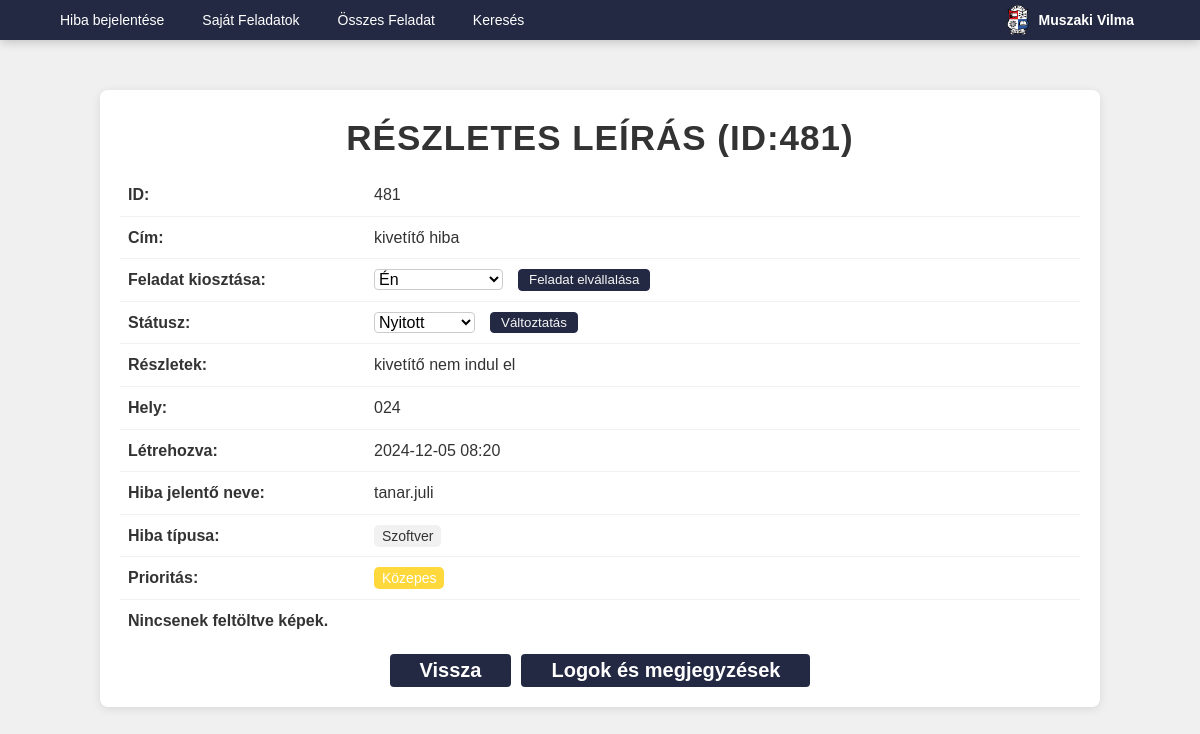
/details.php?id=481 (signed in), run on the app's committed database.
### tables this page shows
CREATE TABLE `reports` (
  `id` int(11) NOT NULL,
  `title` varchar(255) NOT NULL,
  `description` text NOT NULL,
  `created_at` datetime NOT NULL DEFAULT CURRENT_TIMESTAMP,
  `location` varchar(255) NOT NULL,
  `images` text DEFAULT NULL,
  `tags` varchar(255) DEFAULT 'Egyéb',
  `reported_by` int(255) DEFAULT NULL,
  `assigned_to` int(255) DEFAULT NULL,
  `report_status` varchar(50) DEFAULT NULL,
  `priority` int(11) DEFAULT NULL,
  `c_location` tinyint(1) DEFAULT 0 COMMENT '0=location,1=custom',
  `show_to_user` tinyint(1) DEFAULT 1
);

CREATE TABLE `users` (
  `user_id` int(11) NOT NULL,
  `username` varchar(255) NOT NULL,
  `password` varchar(255) NOT NULL,
  `group_id` int(11) DEFAULT NULL
);

### details.php (the view, shortened to what this page needs)
<?php
$backLink = 'index.php';
$rank = isset($_SESSION['rank']) ? $_SESSION['rank'] : null;
$formattedUsername = $_SESSION['formatted_username'];
require_once "dbh.inc.php";
$report = null;
$reported_by_username = "Ismeretlen felhasználó";
try {
    $id = $_GET['id'];
    $query = "SELECT *, reported_by, assigned_to FROM reports WHERE id = :id";
    $stmt = $pdo->prepare($query);
    $stmt->bindParam(':id', $id, PDO::PARAM_INT);
    $stmt->execute();
    $report = $stmt->fetch(PDO::FETCH_ASSOC);
    if ($report) {
        $reported_by = $report['reported_by'];
        $query = "SELECT username FROM users WHERE user_id = :reported_by";
        $stmt = $pdo->prepare($query);
        $stmt->bindParam(':reported_by', $reported_by);
        $stmt->execute();
        $user = $stmt->fetch(PDO::FETCH_ASSOC);
        $reported_by_username = $user ? htmlspecialchars($user['username']) : "Ismeretlen felhasználó";
    }
    $assignedUserId = $_SESSION['user_id'];
} catch (PDOException $e) {
    die("Query failed: " . $e->getMessage());
}
?>
<!DOCTYPE html>
<html lang="hu">
<head>
    <link rel="stylesheet" href="details.css">
    <link rel="stylesheet" href="https:
    <link rel="icon" type="image/png" href="images/logo.png">
    <link rel="stylesheet" href="navbar.css">
</head>
<body>
<div class="navbar">
        <form action="dashboard.php">
            <button class="navbar-button-home">
            </button>
        </form>
        <form action="hibjel.php" method="POST">
            <button type="submit" class="navbar-button">
                <span>Hiba bejelentése</span>
            </button>
        </form>
        <?php if ($rank !== 1): ?>
            <form action="sajatfeladatok.php" method="POST">
                <button type="submit" class="navbar-button">
                    <span>Saját Feladatok</span>
                </button>
            </form>
        <?php endif; ?>
        <?php if ($rank == 3): ?>
            <form action="osszesfeladat.php" method="POST">
                <button type="submit" class="navbar-button">
                    <span>Összes Feladat</span>
                </button>
            </form>
        <?php endif; ?>
        <?php if (isset($_SESSION['rank']) && $_SESSION['rank'] == 3): ?>
            <form method="POST" action="search.php">
                <button class="navbar-button" type="submit">
                    <span>Keresés</span>
                </button>
            </form>
        <?php endif; ?>
        <div class="navbar-right">
            <img src="images/jlogo.png" alt="Jedlik Logo" class="navbar-logo">
            <span class="username"><?php echo htmlspecialchars($formattedUsername); ?></span>
            <form action="logout.php" method="POST">
                <button type="submit" class="navbar-logout">
                </button>
            </form>
        </div>
    </div>
    <div class="container">
        <h1>Részletes leírás (ID:<?php echo htmlspecialchars($_GET['id']); ?>)</h1>
        <table class="report-table">
            <tr>
                <td><strong>ID:</strong></td>
                <td><?php echo htmlspecialchars($_GET['id']); ?></td>
            </tr>
            <tr>
                <td><strong>Cím:</strong></td>
                <td><?php echo htmlspecialchars($report['title']); ?></td>
            </tr>
            <?php if ($_SESSION['rank'] == 3 && empty($report['assigned_to'])): ?>
                <form action="assign_task.php" method="post" class="assignment-form">
                    <tr>
                        <td><strong>Feladat kiosztása:</strong></td>
                        <td>
                            <div class="change-assign-container">
                                <select class="styled-select" name="assigned_to" id="assignUserDropdown">
                                    <option value="<?php echo $assignedUserId; ?>">Én</option>
                                </select>
                                <button class="change-assign-button" type="submit">Feladat elvállalása</button>
                            </div>
                        </td>
                    </tr>
                </form>
            <?php endif; ?>
            <?php if ($_SESSION['rank'] == 3): ?>
                <tr>
                    <td><strong>Státusz:</strong></td>
                    <td>
                        <form action="change_status.php" method="POST" class="status-form">
                            <div class="change-assign-container">
                                <select name="status" class="styled-select">
                                    <option value="Nyitott" <?php echo $report['report_status'] == 'Nyitott' ? 'selected' : ''; ?>>Nyitott</option>
                                </select>
                                <button type="submit" class="change-assign-button">Változtatás</button>
                            </div>
                        </form>
                    </td>
                </tr>
            <?php endif; ?>
            <tr>
                <td><strong>Részletek:</strong></td>
                <td class="details"><?php echo htmlspecialchars($report['description']); ?></td>
            </tr>
            <tr>
                <td><strong>Hely:</strong></td>
                <td><?php echo htmlspecialchars($report['location']); ?></td>
            </tr>
            <tr>
                <td><strong>Létrehozva:</strong></td>
                <td><?php echo (new DateTime($report['created_at']))->format('Y-m-d H:i'); ?></td>
            </tr>
            <tr>
                <td><strong>Hiba jelentő neve:</strong></td>
                <td><?php echo $reported_by_username; ?></td>
            </tr>
            <tr>
                <td><strong>Hiba típusa:</strong></td>
                <td>
                    <?php
                    $tags = explode(',', $report['tags']);
                    if (!empty($tags[0])) {
                        foreach ($tags as $tag) {
                            echo '<span class="tag">' . htmlspecialchars(trim($tag)) . '</span> ';
                        }
                    } else {
                        echo 'Nincsen megadva.';
                    }
                    ?>
                </td>
            </tr>
            <tr>
                <td><strong>Prioritás:</strong></td>
                <td>
                    <?php
                        $priorityText = "Nincs meghatározva";
                        $priorityClass = "priority-default";
                        if (!empty($report['priority'])) {
                            switch ($report['priority']) {
                                case 3:
                                    $priorityText = "Közepes";
                                    $priorityClass = "priority-medium";
                                    break;
                            }
                        }
                    ?>
                    <span class="<?php echo $priorityClass; ?>"><?php echo $priorityText; ?></span>
                </td>
            </tr>
        </table>
        <p>
            <?php
            if (empty(trim($report['images']))) {
                echo ' Nincsenek feltöltve képek.';
            }
            ?>
        </p>
        <div class="button-group">
            <form action="<?php echo $backLink; ?>" method="post" class="button-form">
                <button class="back-button" type="submit">
                    Vissza
                </button>
            </form>
            <button class="logs-button" onclick="openLogPopup()">Logok és megjegyzések</button>
        </div>
    </div>
</body>
</html>

### details.css (style rules this page uses)
:root { --primary-color: #242943; --primary-color-hover: #3a4c6e; --primary-color-active: #1d2a3c; --success-color: #28a745; --success-color-hover: #218838; --success-color-active: #1e7e34; --danger-color: #dc3545; --danger-color-hover: #c82333; --danger-color-active: #bd2130; --secondary-color: #50adc9; --secondary-color-hover: #459ab0; --secondary-color-active: #3a87a0; --background-color: #F5F5F5; --text-color: #333; --box-shadow: 0 4px 20px rgba(0, 0, 0, 0.1); --border-box: #adadad; }
body { font-family: 'Arial'; background-color: #f0f0f0; color: #333; margin: 0; margin-top: 90px; padding: 0; display: flex; line-height: 1.6; }
.container { background-color: white; padding: 20px 20px 0; box-shadow: 0 2px 10px rgba(0, 0, 0, 0.1); width: 1000px; max-width: 80%; margin: auto; border-radius: 8px; position: relative; }
h1 { font-size: 35px; text-align: center; letter-spacing: 1px; text-transform: uppercase; margin: 0px; color: #333; }
p { font-size: 16px; font-weight: bold; margin: 8px 8px; color: #333; }
.details { word-wrap: break-word; max-width: 240px; white-space: normal; }
.change-assign-container { display: flex; align-items: center; gap: 5px; }
button.back-button, button.logs-button, button.accept-button, button.comment-button, button.delete-button { padding: 5px 30px; color: white; border: none; cursor: pointer; white-space: nowrap; font-size: 20px; font-weight: bold; text-align: center; border-radius: 4px; transition: all 0.3s ease; }
button.change-assign-button { padding: 2.25px 10px; background-color: var(--primary-color); border: 1px solid var(--primary-color); border-radius: 4px; color: var(--background-color); transition: all 0.3s ease; }
.back-button { background-color: var(--primary-color); }
.logs-button { background-color: var(--primary-color); }
.report-table { width: 100%; border-collapse: collapse; margin: 8px 0; border: none; }
.report-table td { padding: 8px; }
.report-table td strong { width: 150px; }
.report-table td, .report-table th { border-bottom: 1px solid #f1f1f1; }
.button-group { display: flex; justify-content: center; margin-top: 20px; margin-bottom: 20px; gap: 10px; }
.button-form, .assignment-form { display: flex; align-items: center; }
.styled-select { margin-right: 10px; font-size: 16px; border: 1px solid #ccc; border-radius: 4px; background-color: white; cursor: pointer; }
.styled-select option { padding: 10px; background-color: white; color: #333; }
span, li { font-size: 14px; }
.tag { padding: 3px 8px; font-size: 14px; background-color: #f1f1f1; border-radius: 5px; margin-right: 5px; }
.priority-medium { background-color: #ffd83b; color: white; padding: 3px 8px; border-radius: 5px; }
.report-table td:first-child { width: 230px; max-width: 230px; min-width: 230; word-wrap: break-word; }

### navbar.css (style rules this page uses)
:root { --primary-color: #242943; --primary-color-hover: #3a4c6e; --primary-color-active: #1d2a3c; --success-color: #28a745; --success-color-hover: #218838; --success-color-active: #1e7e34; --danger-color: #dc3545; --danger-color-hover: #c82333; --danger-color-active: #bd2130; --secondary-color: #50adc9; --background-color: #F5F5F5; --text-color: #333; --box-shadow: 0 4px 20px rgba(0, 0, 0, 0.1); --border-box: #adadad; }
.navbar { display: flex; justify-content: flex-start; align-items: center; background-color: var(--primary-color); padding: 5px 20px; position: fixed; top: 0; left: 0; right: 0; z-index: 100; height: 30px; gap: 10px; box-shadow: 0px 2px 10px rgba(0, 0, 0, 0.2); }
.navbar-button { background-color: var(--icon-color); color: white; border: none; padding: 5px 10px; display: flex; align-items: center; font-size: 14px; border-radius: 5px; cursor: pointer; transition: background-color 0.3s ease; }
.navbar-button-home { background-color: var(--icon-color); color: white; border: none; padding: 5px 10px; display: flex; align-items: center; font-size: 14px; border-radius: 5px; cursor: pointer; transition: background-color 0.3s ease; }
.navbar-logout { color: var(--danger-color); border-radius: 5px; background-color: var(--primary-color); border: none; font-size: 18px; width: 36px; cursor: pointer; transition: background-color 0.3s ease; }
.navbar-button span { font-size: 14px; }
.navbar-right { display: flex; align-items: center; margin-left: auto; }
.username { color: white; margin-right: 10px; font-size: 14px; font-weight: bold; }
.navbar-logo { height: 30px; width: auto; vertical-align: middle; margin-right: 10px; }

### data on the page
reports: title "kivetítő hiba", status "Nyitott", description "kivetítő nem indul el", location "024", created_at "2024-12-05 08:20", tags "Szoftver", priority "Közepes"
users: username "tanar.juli"

### other printed values
$formattedUsername "Muszaki Vilma"
$_GET['id'] "481"
